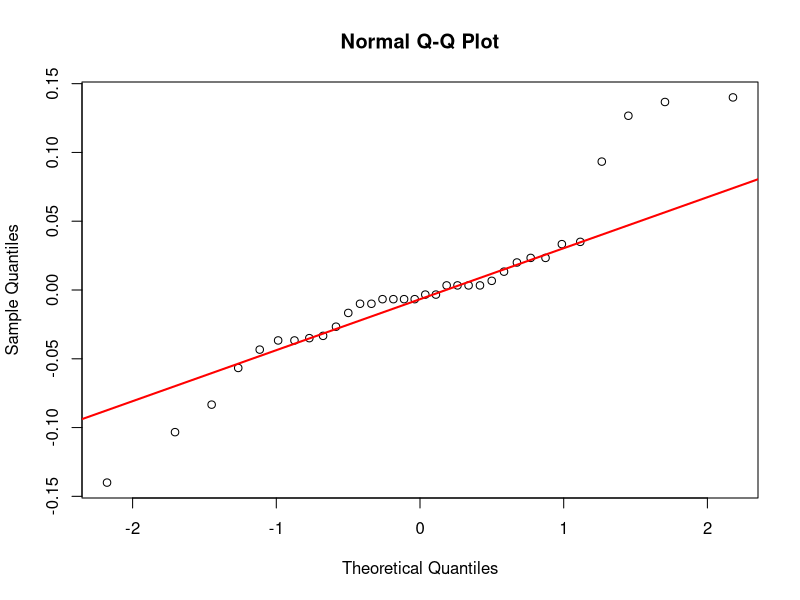
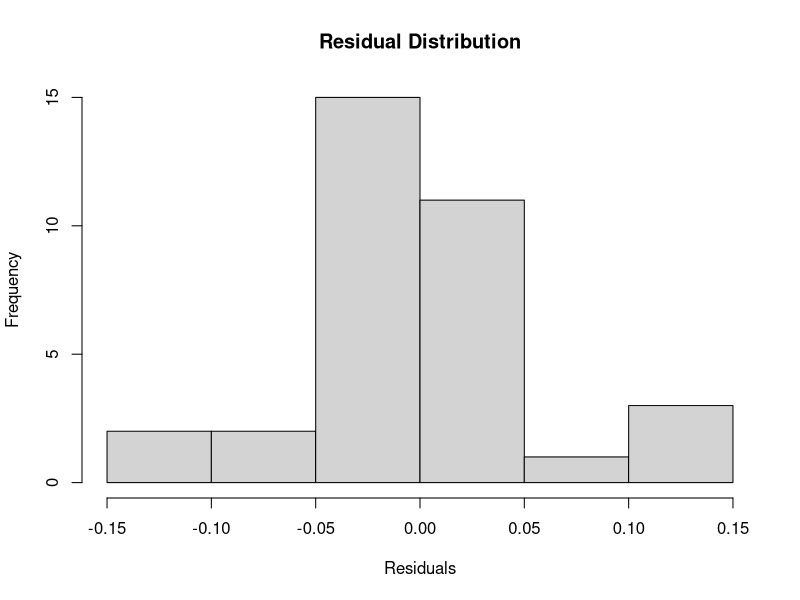
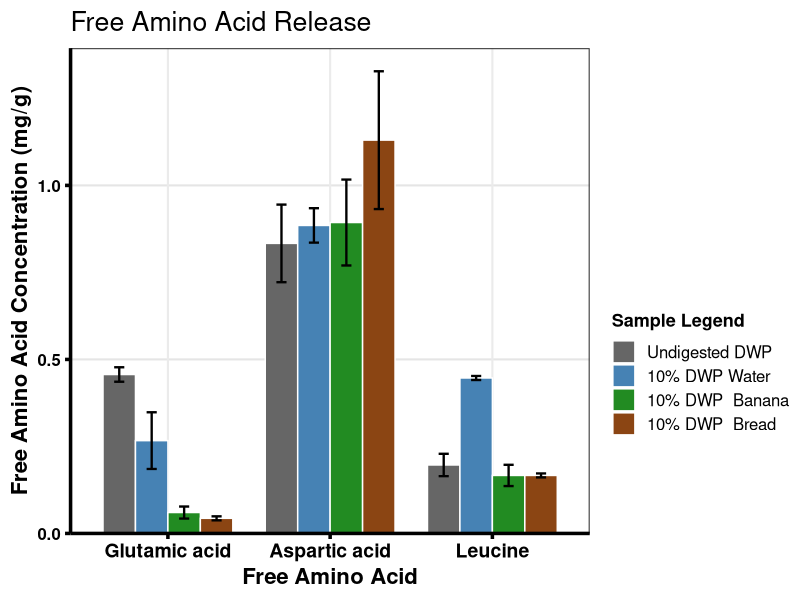
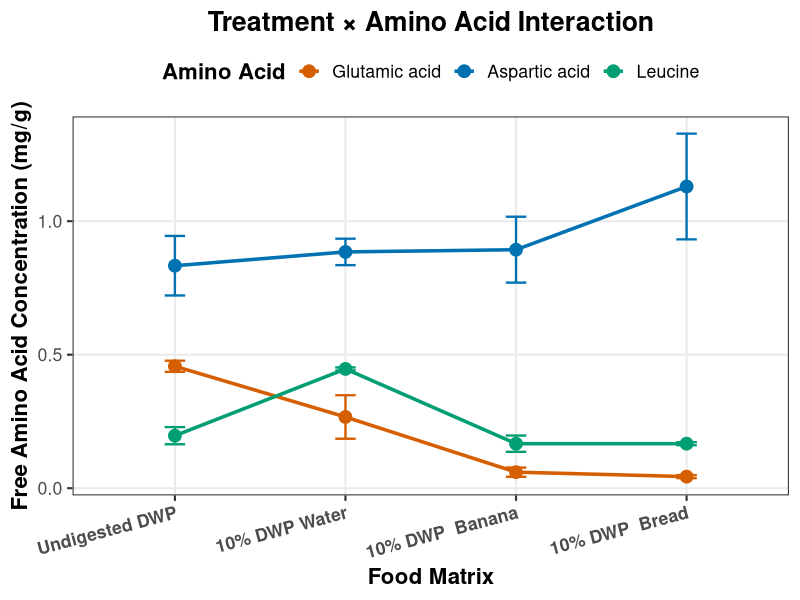
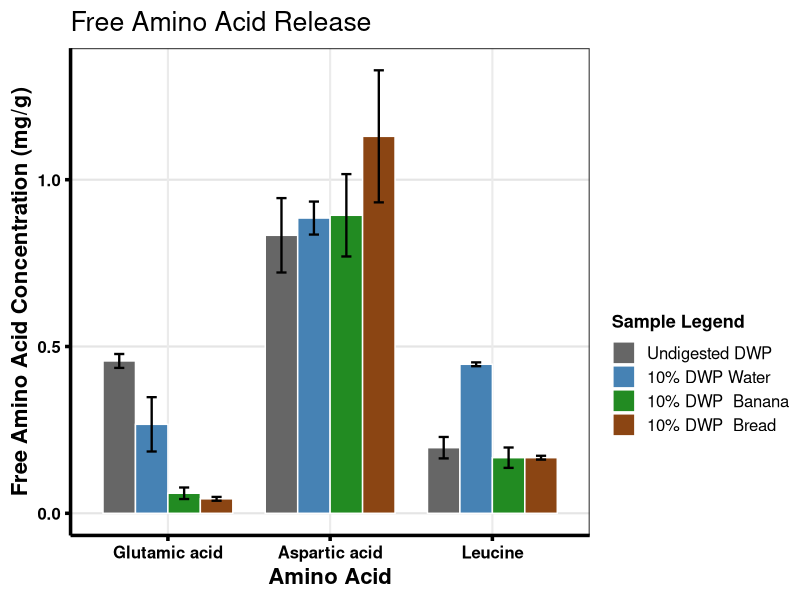
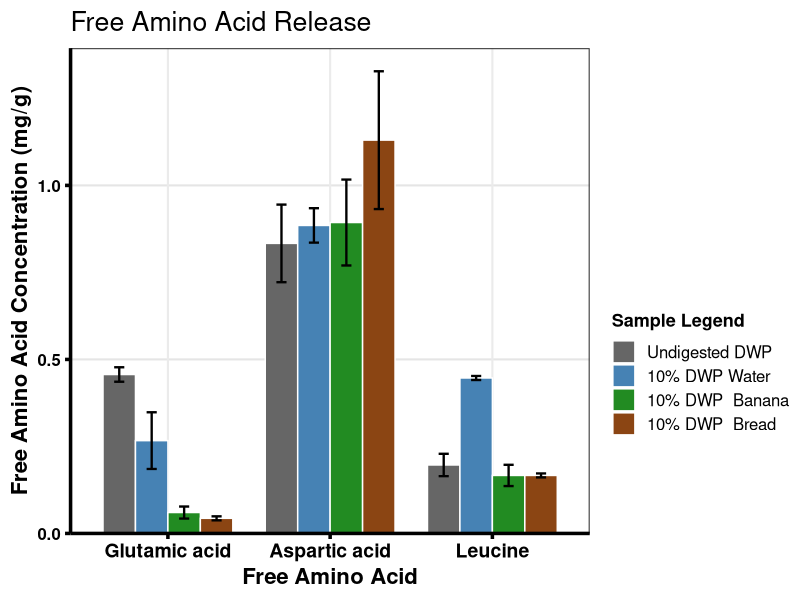
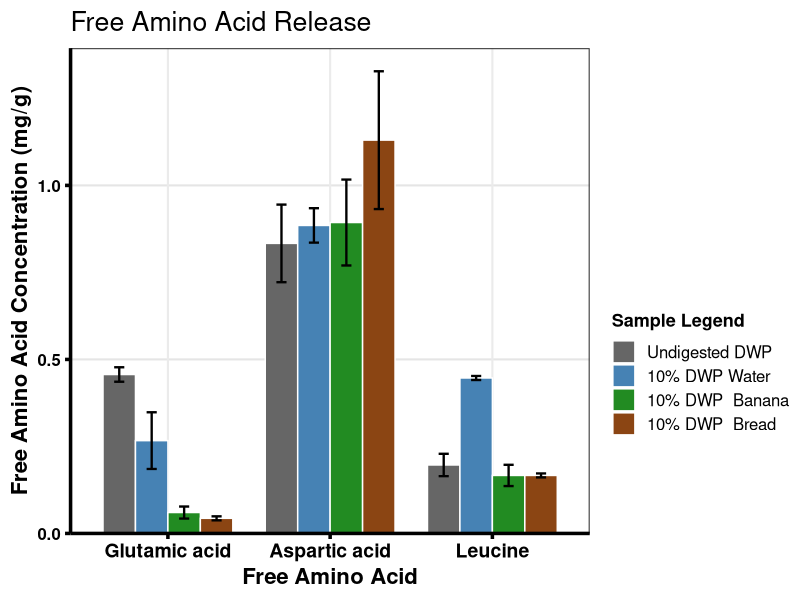
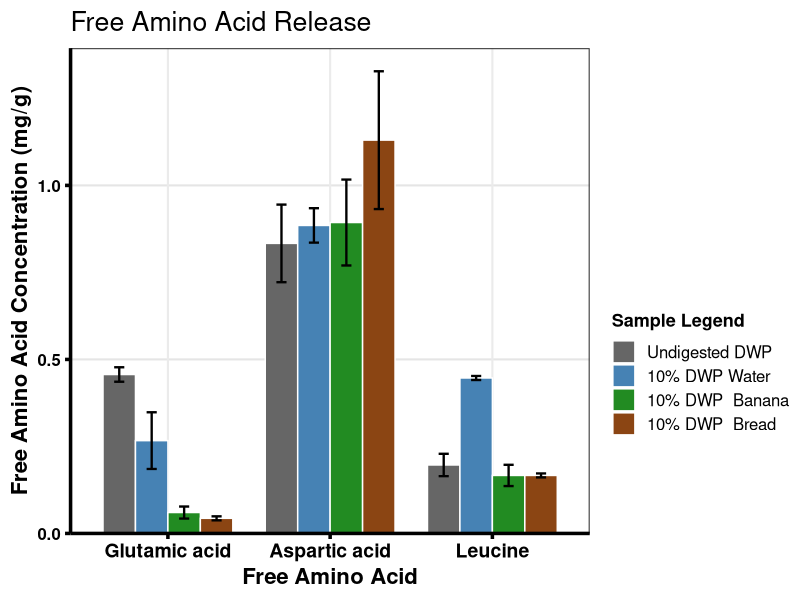

Write R code to recreate these figures, in order.
# =====================================================================
# Free amino acid release from Lemna minor duckweed after in vitro digestion
# Statistics (TWO-way ANOVA + INTERACTION)
# Conference Poster Version (Portrait)
# =====================================================================

library(tidyverse)

# ---------------------------------------------------------------------
# 1. Data
# ---------------------------------------------------------------------

codes <- c("ND", "W", "Bn", "Br")

labels <- c(
  ND = "Undigested DWP",
  W = "10% DWP Water",
  Bn = "10% DWP  Banana",
  Br = "10% DWP  Bread"
)

cols <- c(
  ND = "grey40",
  W = "steelblue",
  Bn = "forestgreen",
  Br = "saddlebrown"
)

dat <- tribble(
  ~amino_acid, ~treatment, ~r1, ~r2, ~r3,
  
  "Glutamic acid", "ND", 0.44, 0.45, 0.48,
  "Glutamic acid", "W", 0.23, 0.21, 0.36,
  "Glutamic acid", "Bn", 0.05, 0.05, 0.08,
  "Glutamic acid", "Br", 0.04, 0.04, 0.05,
  
  "Aspartic acid", "ND", 0.96, 0.75, 0.79,
  "Aspartic acid", "W", 0.85, NA, 0.92,
  "Aspartic acid", "Bn", 0.86, 1.03, 0.79,
  "Aspartic acid", "Br", 0.99, NA, 1.27,
  
  "Leucine", "ND", 0.22, 0.16, 0.21,
  "Leucine", "W", 0.45, 0.45, 0.44,
  "Leucine", "Bn", 0.16, 0.20, 0.14,
  "Leucine", "Br", 0.17, 0.16, 0.17
) |>
  pivot_longer(
    r1:r3,
    names_to = "replicate",
    values_to = "conc"
  ) |>
  dplyr::filter(!is.na(conc)) |>
  mutate(
    amino_acid = factor(
      amino_acid,
      levels = c(
        "Glutamic acid",
        "Aspartic acid",
        "Leucine"
      )
    ),
    treatment = factor(
      treatment,
      levels = codes
    )
  )

# =====================================================================
# TWO-WAY ANOVA
# =====================================================================

library(tidyverse)
library(car)
library(broom)

# ---------------------------------------------------------------------
# Two-way ANOVA
# ---------------------------------------------------------------------

fit2 <- aov(conc ~ treatment * amino_acid, data = dat)

cat("\n=== TWO-WAY ANOVA ===\n")
print(summary(fit2))

# =====================================================================
# ASSUMPTION CHECKS
# =====================================================================

# ---------------------------------------------------------------------
# Normality of residuals
# ---------------------------------------------------------------------

res <- residuals(fit2)

cat("\n=== SHAPIRO-WILK TEST ===\n")
print(shapiro.test(res))

qqnorm(res)
qqline(res, col = "red", lwd = 2)

hist(
  res,
  main = "Residual Distribution",
  xlab = "Residuals"
)

# ---------------------------------------------------------------------
# Homogeneity of Variance
# ---------------------------------------------------------------------

cat("\n=== LEVENE TEST ===\n")

levene_result <- leveneTest(
  conc ~ interaction(treatment, amino_acid),
  data = dat
)

print(levene_result)

# =====================================================================
# SUMMARY STATISTICS
# =====================================================================

plot_data <- dat %>%
  group_by(amino_acid, treatment) %>%
  summarise(
    n = n(),
    mean = mean(conc),
    sd = sd(conc),
    .groups = "drop"
  )

cat("\n=== SUMMARY STATISTICS ===\n")
print(plot_data)

# =====================================================================
# BAR CHART (MEAN ± SD)
# =====================================================================

dodge <- position_dodge(width = 0.8)

p_twoway <- ggplot(
  plot_data,
  aes(
    x = amino_acid,
    y = mean,
    fill = treatment
  )
) +
  
  geom_col(
    position = dodge,
    width = 0.8,
    colour = "white"
  ) +
  
  geom_errorbar(
    aes(
      ymin = mean - sd,
      ymax = mean + sd
    ),
    position = dodge,
    width = 0.25,
    linewidth = 0.8
  ) +
  
  scale_fill_manual(
    values = cols,
    labels = labels,
    name = "Sample Legend"
  ) +
  
  scale_y_continuous(
    expand = expansion(mult = c(0, 0.05))
  ) +
  
  labs(
    title = "Free Amino Acid Release",
    x = "Free Amino Acid",
    y = "Free Amino Acid Concentration (mg/g)"
  ) +
  
  theme_bw(base_size = 16) +
  
  theme(
    legend.position = "right",
    legend.box = "vertical",
    legend.margin = margin(t = 120),
    
    legend.title = element_text(
      size = 13,
      face = "bold"
    ),
    
    legend.text = element_text(
      size = 12
    ),
    
    axis.text.x = element_text(
      size = 14,
      face = "bold",
      colour = "black"
    ),
    
    axis.text.y = element_text(
      size = 12,
      face = "bold",
      colour = "black"
    ),
    
    axis.title.x = element_text(
      size = 16,
      face = "bold"
    ),
    
    axis.title.y = element_text(
      size = 16,
      face = "bold"
    ),
    
    axis.line = element_line(
      colour = "black",
      linewidth = 1.2
    ),
    
    axis.ticks = element_line(
      colour = "black",
      linewidth = 1.2
    ),
    
    panel.grid.major.y = element_line(
      colour = "grey90"
    ),
    
    panel.grid.minor = element_blank()
  )

print(p_twoway)

# =====================================================================
# EXPORT
# =====================================================================

ggsave(
  "Free_Amino_Acid_TwoWay_ANOVA.png",
  p_twoway,
  width = 7,
  height = 9,
  dpi = 600,
  bg = "white"
)

ggsave(
  "Free_Amino_Acid_TwoWay_ANOVA.pdf",
  p_twoway,
  width = 7,
  height = 9
)

if (requireNamespace("svglite", quietly = TRUE)) {
  
  ggsave(
    "Free_Amino_Acid_TwoWay_ANOVA.svg",
    p_twoway,
    width = 7,
    height = 9
  )
  
}

# ---------------------------------------------------------------------
# Interaction Plot with 95% CI

#Think of 95% confidence interval (CI) as:

#"Given my sample data, the true population mean is likely to lie somewhere within this range."

#It tells you how precise your estimate is, whereas the mean tells you the best estimate itself.
# ---------------------------------------------------------------------

# ---------------------------------------------------------------------
# Interaction Plot with Mean ± SD
# ---------------------------------------------------------------------

interaction_summary <- dat %>%
  group_by(amino_acid, treatment) %>%
  summarise(
    n = n(),
    mean = mean(conc),
    sd = sd(conc),
    .groups = "drop"
  )

p_interaction <- ggplot(
  interaction_summary,
  aes(
    x = treatment,
    y = mean,
    colour = amino_acid,
    group = amino_acid
  )
) +
  
  geom_line(linewidth = 1.2) +
  
  geom_point(size = 4) +
  
  geom_errorbar(
    aes(
      ymin = mean - sd,
      ymax = mean + sd
    ),
    width = 0.12,
    linewidth = 0.8
  ) +
  
  scale_x_discrete(
    labels = labels
  ) +
  
  scale_colour_manual(
    values = c(
      "Glutamic acid" = "#D55E00",
      "Aspartic acid" = "#0072B2",
      "Leucine" = "#009E73"
    )
  ) +
  
  labs(
    title = "Treatment × Amino Acid Interaction",
    x = "Food Matrix",
    y = "Free Amino Acid Concentration (mg/g)",
    colour = "Amino Acid"
  ) +
  
  theme_bw(base_size = 16) +
  
  theme(
    legend.position = "top",
    legend.title = element_text(
      face = "bold"
    ),
    
    axis.text.x = element_text(
      angle = 15,
      hjust = 1,
      face = "bold"
    ),
    
    axis.title = element_text(
      face = "bold"
    ),
    
    plot.title = element_text(
      face = "bold",
      hjust = 0.5
    ),
    
    panel.grid.minor = element_blank()
  )

print(p_interaction)



# ---------------------------------------------------------------------
# Summary statistics
# ---------------------------------------------------------------------

plot2 <- dat %>%
  group_by(amino_acid, treatment) %>%
  summarise(
    mean = mean(conc),
    sd = sd(conc),
    .groups = "drop"
  )

# ---------------------------------------------------------------------
# Plot
# ---------------------------------------------------------------------

dodge <- position_dodge(width = 0.8)

p_twoway <- ggplot(
  plot2,
  aes(
    x = amino_acid,
    y = mean,
    fill = treatment
  )
) +
  
  geom_col(
    position = dodge,
    width = 0.8,
    colour = "white"
  ) +
  
  geom_errorbar(
    aes(
      ymin = mean - sd,
      ymax = mean + sd
    ),
    position = dodge,
    width = 0.25,
    linewidth = 0.8
  ) +
  
  scale_fill_manual(
    values = cols,
    labels = labels,
    name = "Sample Legend"
  ) +
  
  labs(
    title = "Free Amino Acid Release",
    x = "Amino Acid",
    y = "Free Amino Acid Concentration (mg/g)"
  ) +
  
  theme_bw(base_size = 16) +
  
  theme(
    legend.position = "right",
    legend.box = "vertical",
    legend.margin = margin(t = 120),
    
    legend.title = element_text(
      size = 13,
      face = "bold"
    ),
    
    legend.text = element_text(
      size = 12
    ),
    
    axis.text.x = element_text(
      size = 12,
      face = "bold",
      colour = "black"
    ),
    
    axis.text.y = element_text(
      size = 12,
      face = "bold",
      colour = "black"
    ),
    
    axis.title.x = element_text(
      size = 16,
      face = "bold"
    ),
    
    axis.title.y = element_text(
      size = 16,
      face = "bold"
    ),
    
    axis.line = element_line(
      colour = "black",
      linewidth = 1.2
    ),
    
    axis.ticks = element_line(
      colour = "black",
      linewidth = 1.2
    ),
    
    panel.grid.major.y = element_line(
      colour = "grey90"
    ),
    
    panel.grid.minor = element_blank()
  )

print(p_twoway)
